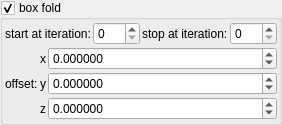
    <widget class="MyGroupBox" name="groupCheck_transf_function_enabledE_false">
     <property name="toolTip">
      <string/>
     </property>
     <property name="title">
      <string>box fold&amp;</string>
     </property>
     <property name="checkable">
      <bool>true</bool>
     </property>
     <layout class="QVBoxLayout" name="verticalLayout_55">
      <property name="spacing">
       <number>2</number>
      </property>
      <property name="leftMargin">
       <number>2</number>
      </property>
      <property name="topMargin">
       <number>2</number>
      </property>
      <property name="rightMargin">
       <number>2</number>
      </property>
      <property name="bottomMargin">
       <number>2</number>
      </property>
      <item>
       <layout class="QGridLayout" name="gridLayout_25" columnstretch="0,0,0,0">
        <property name="spacing">
         <number>2</number>
        </property>
        <item row="0" column="1">
         <widget class="MySpinBox" name="spinboxInt_transf_start_iterations_E">
          <property name="sizePolicy">
           <sizepolicy hsizetype="Minimum" vsizetype="Maximum">
            <horstretch>0</horstretch>
            <verstretch>0</verstretch>
           </sizepolicy>
          </property>
          <property name="maximum">
           <number>999</number>
          </property>
         </widget>
        </item>
        <item row="0" column="2">
         <widget class="QLabel" name="label_279">
          <property name="text">
           <string>stop at iteration:</string>
          </property>
         </widget>
        </item>
        <item row="0" column="0">
         <widget class="QLabel" name="label_280">
          <property name="text">
           <string>start at iteration:</string>
          </property>
         </widget>
        </item>
        <item row="0" column="3">
         <widget class="MySpinBox" name="spinboxInt_transf_stop_iterations_E">
          <property name="sizePolicy">
           <sizepolicy hsizetype="Minimum" vsizetype="Maximum">
            <horstretch>0</horstretch>
            <verstretch>0</verstretch>
           </sizepolicy>
          </property>
          <property name="maximum">
           <number>999</number>
          </property>
         </widget>
        </item>
       </layout>
      </item>
      <item>
       <layout class="QGridLayout" name="gridLayout_27" columnstretch="0,0,1">
        <property name="spacing">
         <number>2</number>
        </property>
        <item row="1" column="0">
         <widget class="QLabel" name="label_123">
          <property name="text">
           <string>offset:</string>
          </property>
         </widget>
        </item>
        <item row="0" column="1">
         <widget class="QLabel" name="label_131">
          <property name="sizePolicy">
           <sizepolicy hsizetype="Preferred" vsizetype="Preferred">
            <horstretch>0</horstretch>
            <verstretch>0</verstretch>
           </sizepolicy>
          </property>
          <property name="text">
           <string notr="true">x</string>
          </property>
          <property name="alignment">
           <set>Qt::AlignRight|Qt::AlignTrailing|Qt::AlignVCenter</set>
          </property>
         </widget>
        </item>
        <item row="2" column="2">
         <widget class="MyDoubleSpinBox" name="spinbox3_transf_offsetA_000_z">
          <property name="sizePolicy">
           <sizepolicy hsizetype="Minimum" vsizetype="Maximum">
            <horstretch>0</horstretch>
            <verstretch>0</verstretch>
           </sizepolicy>
          </property>
          <property name="prefix">
           <string/>
          </property>
          <property name="suffix">
           <string/>
          </property>
          <property name="decimals">
           <number>6</number>
          </property>
          <property name="minimum">
           <double>-99.989999999999995</double>
          </property>
          <property name="maximum">
           <double>99.989999999999995</double>
          </property>
          <property name="singleStep">
           <double>0.100000000000000</double>
          </property>
         </widget>
        </item>
        <item row="1" column="1">
         <widget class="QLabel" name="label_132">
          <property name="sizePolicy">
           <sizepolicy hsizetype="Preferred" vsizetype="Preferred">
            <horstretch>0</horstretch>
            <verstretch>0</verstretch>
           </sizepolicy>
          </property>
          <property name="text">
           <string notr="true">y</string>
          </property>
          <property name="alignment">
           <set>Qt::AlignRight|Qt::AlignTrailing|Qt::AlignVCenter</set>
          </property>
         </widget>
        </item>
        <item row="0" column="2">
         <widget class="MyDoubleSpinBox" name="spinbox3_transf_offsetA_000_x">
          <property name="sizePolicy">
           <sizepolicy hsizetype="Minimum" vsizetype="Maximum">
            <horstretch>0</horstretch>
            <verstretch>0</verstretch>
           </sizepolicy>
          </property>
          <property name="prefix">
           <string/>
          </property>
          <property name="suffix">
           <string/>
          </property>
          <property name="decimals">
           <number>6</number>
          </property>
          <property name="minimum">
           <double>-99.989999999999995</double>
          </property>
          <property name="maximum">
           <double>99.989999999999995</double>
          </property>
          <property name="singleStep">
           <double>0.100000000000000</double>
          </property>
         </widget>
        </item>
        <item row="1" column="2">
         <widget class="MyDoubleSpinBox" name="spinbox3_transf_offsetA_000_y">
          <property name="sizePolicy">
           <sizepolicy hsizetype="Minimum" vsizetype="Maximum">
            <horstretch>0</horstretch>
            <verstretch>0</verstretch>
           </sizepolicy>
          </property>
          <property name="prefix">
           <string/>
          </property>
          <property name="suffix">
           <string/>
          </property>
          <property name="decimals">
           <number>6</number>
          </property>
          <property name="minimum">
           <double>-99.989999999999995</double>
          </property>
          <property name="maximum">
           <double>99.989999999999995</double>
          </property>
          <property name="singleStep">
           <double>0.100000000000000</double>
          </property>
         </widget>
        </item>
        <item row="2" column="1">
         <widget class="QLabel" name="label_133">
          <property name="sizePolicy">
           <sizepolicy hsizetype="Preferred" vsizetype="Preferred">
            <horstretch>0</horstretch>
            <verstretch>0</verstretch>
           </sizepolicy>
          </property>
          <property name="text">
           <string notr="true">z</string>
          </property>
          <property name="alignment">
           <set>Qt::AlignRight|Qt::AlignTrailing|Qt::AlignVCenter</set>
          </property>
         </widget>
        </item>
       </layout>
      </item>
     </layout>
    </widget>
